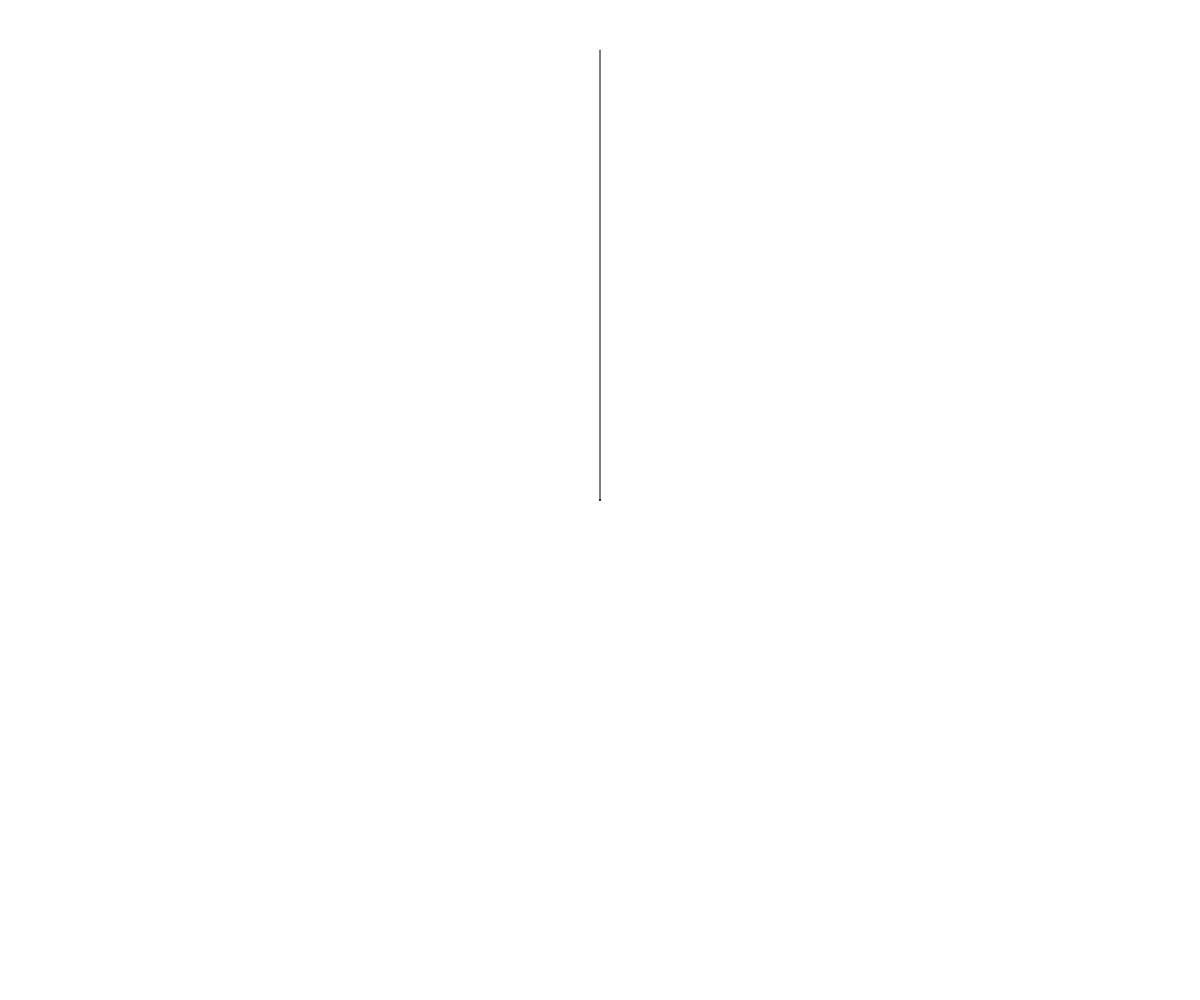
Frame 1 (no input)
Frame 2 (the mouse pressed at the canvas centre, redrawn once): identical to frame 1, image omitted

The p5.js sketch that drew this single still picture (run headless with seeded random() and noise() and a simulated clock; the mouse was pressed at the canvas centre and the sketch redrawn once):

// p5.js sketch
// ── sketch.js
let b, t;
let angle, ratio;
let tree;

function setup() {
  createCanvas(innerWidth, innerHeight)
  noLoop()
  
  b = new Point(width * 0.50, height * 0.05)
  t = new Point(width * 0.50, height * 0.95)
  angle = PI / 4
  ratio = 0.5

  tree = new Tree(b, t, angle, ratio)
  tree.generate(1)
}

function draw() {
  
}

class Point {
  constructor(x, y) {
    this.x = x
    this.y = y
  }
  
  dx(that) {
    return this.x - that.x
  }

  dy(that) {
    return this.y - that.y
  }

  distance(that) {
    return sqrt(this.dx(that) ** 2, this.dy(that) ** 2)
  }

  angle(that) {
    return atan(this.dy(that), this.dx(that))
  }
}

class Tree {
  constructor(bottom, top, angle, ratio) {
    this.bottom = bottom
    this.top = top
    this.angle = angle
    this.ratio = ratio
    this.branch = bottom.distance(top) * (1 - ratio)

    this.p0 = new Point(
      this.bottom.x + this.top.dx(this.bottom) * this.ratio,
      this.bottom.y + this.top.dy(this.bottom) * this.ratio
    )
    this.p1 = new Point(
      this.p0.x + cos(this.top.angle(this.bottom) + this.angle) * this.branch,
      this.p0.y + sin(this.top.angle(this.bottom) * this.angle) * this.branch
    )
    this.p2 = new Point(
      this.p0.x + cos(this.top.angle(this.bottom) - this.angle) * this.branch,
      this.p0.y + sin(this.top.angle(this.bottom) - this.angle) * this.branch
    )
  }

  generate(limit) {
    this.drawTrunk()
    if (limit <= 0) {
      this.drawBranches()
    } else {
      this.bottom = this.p0
      this.top = this.p1
      this.generate(limit - 1)

      this.top = this.p2
      this.generate(limit - 1)
    }
  }

  drawTrunk() {
    line(this.bottom.x, this.bottom.y, this.p0.x, this.p0.y)
  }

  drawBranches() {
    line(this.p1.x, this.p1.y, this.p0.x, this.p0.y)
    line(this.p1.x, this.p1.y, this.p2.x, this.p2.y)
  }
}
